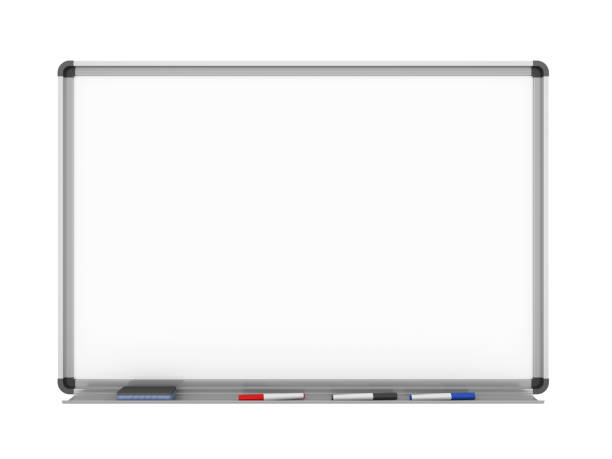
#> input picture data/whiteboard.jpg, 612 x 459 px, given in place of dog.99.jpg, which was not available
$ jupyter execute blurring.ipynb   (text cells are left out)
#> lines starting #> are read from the running program, lines starting #| are printed output that depends on the picture; pictures that were not available may be replaced by others from this repository, and a replacement may not be noted
[cell 1]
import os
import cv2

[cell 2]
img = cv2.imread(os.path.join('.','data','dog.99.jpg'))
#> img is the input picture: shape (459, 612, 3); mean B, G, R 243.7, 243.6, 243.6
k_size = 7
img_blur = cv2.blur(img,(k_size, k_size))
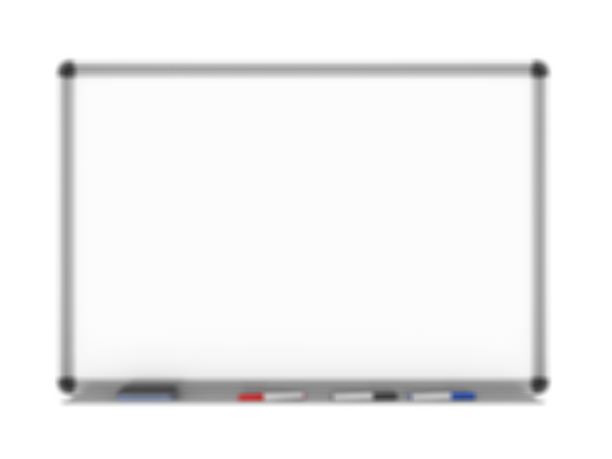
#> img_blur: shape (459, 612, 3); mean B, G, R 243.7, 243.6, 243.6
cv2.imshow('img', img)
cv2.imshow('blur_img', img_blur)
cv2.waitKey(0)

[cell 3]
Gaussian_blur = cv2.GaussianBlur(img , (k_size,k_size) , 3)
cv2.imshow('gaussian_blur', Gaussian_blur)

[cell 4]
median_blur = cv2.medianBlur(img,k_size)
cv2.imshow('median_blur', median_blur)

[cell 5]
# Removing noise
path = os.path.join('.', 'data', 'image_noise.jpg')
img = cv2.imread(path)
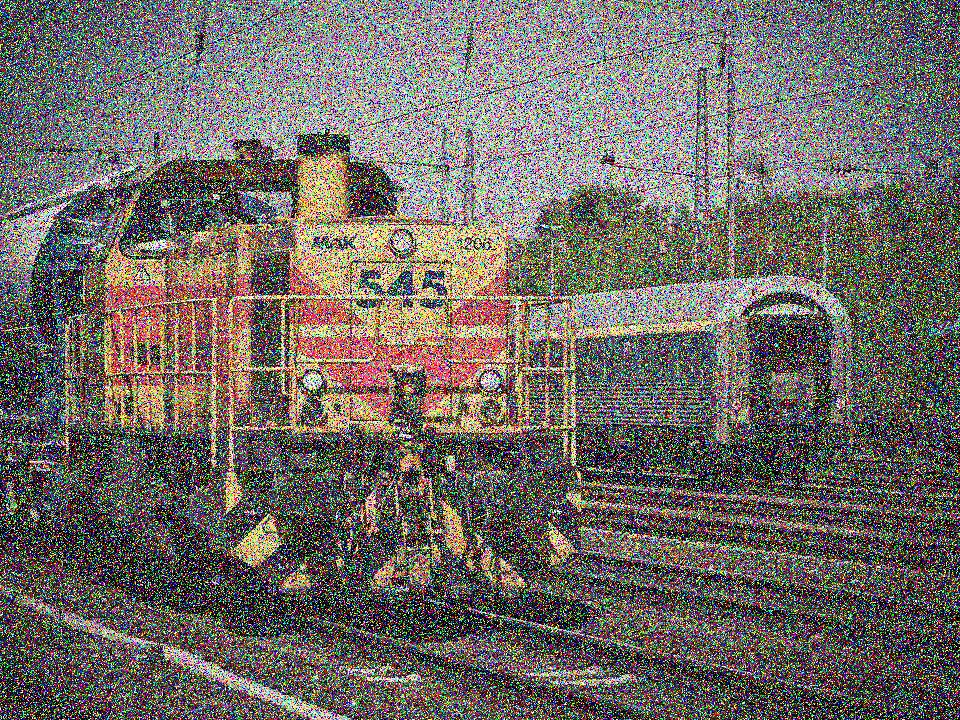
#> input picture data/image_noise.jpg, 960 x 720 px
#> img is the input picture: shape (720, 960, 3); mean B, G, R 102, 106.2, 111.9
k_size = 3
cv2.imshow('img', img)
cv2.waitKey(400)

[cell 6]
img_blur = cv2.medianBlur(img , k_size)
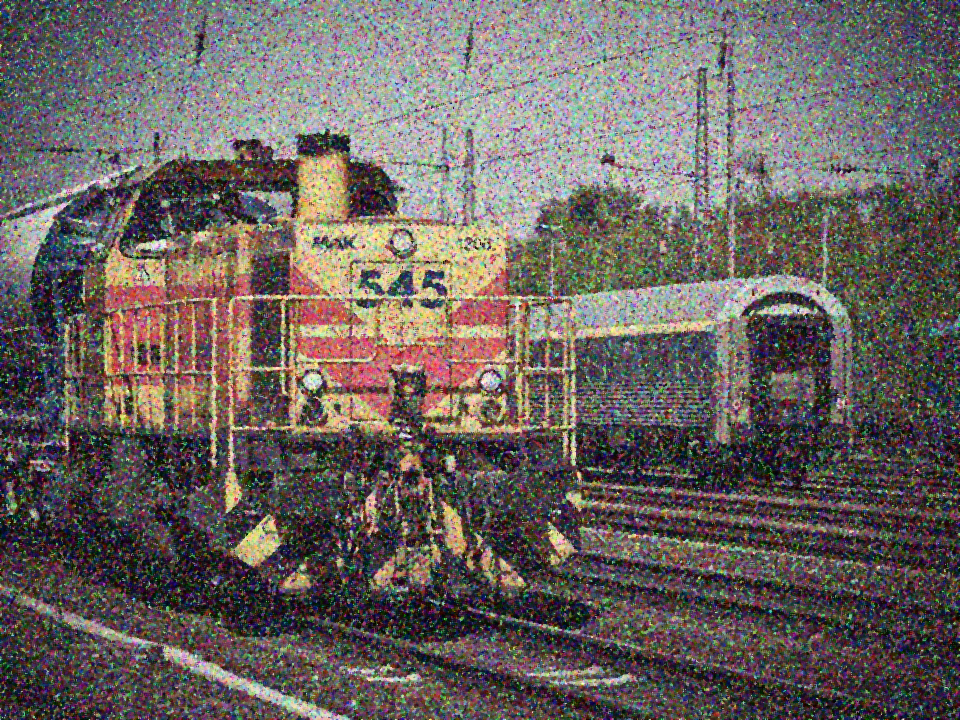
#> img_blur: shape (720, 960, 3); mean B, G, R 95.9, 99.3, 106.7
cv2.imshow('blur_img', img_blur)
cv2.waitKey(0)
